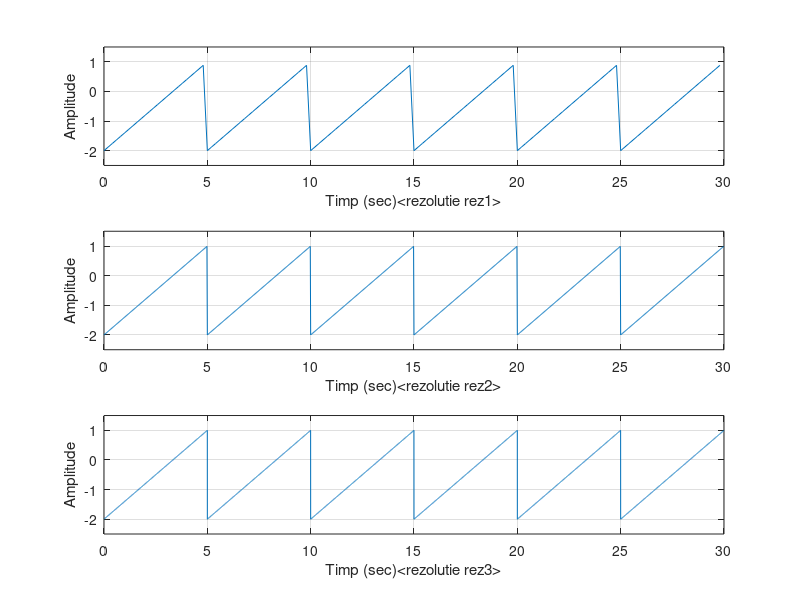

The MATLAB script that drew this image:

%Tema 1
%EX 2 (analog ex 1 se va schimba functia square cu sawtooth) 

T=30;                   %aceasta este durata ce va fi afisata din semnal in secunde
T0= 5 ;                 %perioada dintre doua maxime ale semnalului
rez1 = 0.2 ;            % rezolutie tomporala pentru 200 ms
rez2 = 0.02;            %rezolutie temporala pt 20 ms
rez3 = 0.002  ;         % rezolutie temporala pt 2 ms
F0=1/T0;                %frecventa semnalului


% creearea semnalului cu rezolutia rez1 


N1= round(T/rez1);  
t1=rez1*(0:N1-1);    
                 
                 
semnal1 =-0.5 + 1.5*sawtooth(2*pi*F0*t1,1);
subplot(3,1,1),plot(t1,semnal1),grid, ylim([-1.5 2]),xlabel('Timp (sec)<rezolutie rez1>') ,ylabel('Amplitude'), ylim([-2.5 1.5])


% creearea semnalului cu rezolutia rez2


N2= round(T/rez2);  
t2=rez2*(0:N2-1);    
                 
semnal2 =-0.5 + 1.5*sawtooth(2*pi*F0*t2,1); 
subplot(3,1,2), plot(t2,semnal2),grid, ylim([-1.5 2]),xlabel('Timp (sec)<rezolutie rez2>') ,ylabel('Amplitude'), ylim([-2.5 1.5])


%creearea semnalului cu rezolutia rez3


N3= round(T/rez3);  
t3=rez3*(0:N3-1);     

semnal3 =-0.5 + 1.5*sawtooth(2*pi*F0*t3,1);
subplot(3,1,3), plot(t3,semnal3),grid, ylim([-1.5 2]),xlabel('Timp (sec)<rezolutie rez3>') ,ylabel('Amplitude'), ylim([-2.5 1.5])